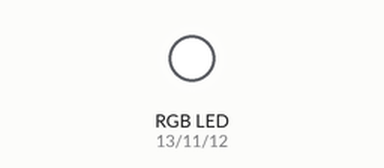
This sketch was run on a simulated Arduino Uno, built with avr-gcc and run on an emulated ATmega328P. Shown: an RGB LED mixed from three pins (HIGH = lit).

Above: at 0.5 s.
At 3.5 s:
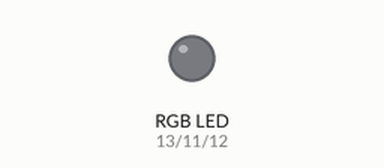
Timing chart, 0 to 4.6 s (numbered marks = the images above):
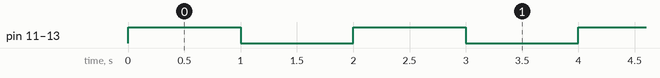

The sketch:

RGB_light_code.ino
```cpp
int red=13,blue=12,green=11;
void setup()
{
  pinMode(13,OUTPUT);
  pinMode(12,OUTPUT);
  pinMode(11,OUTPUT);
}

void loop()
{
  xBlink();
}
void xBlink()
{
 digitalWrite(green,1);
 digitalWrite(blue,1);
 digitalWrite(red,1);
 delay(1000);
 digitalWrite(green,0);
 digitalWrite(blue,0);
 digitalWrite(red,0);
 delay(1000);
}
```

Measured:
- by itself, pin 11 (green), pin 12 (blue), pin 13 (red): alternates HIGH for 1.0 s and LOW for 1.0 s
